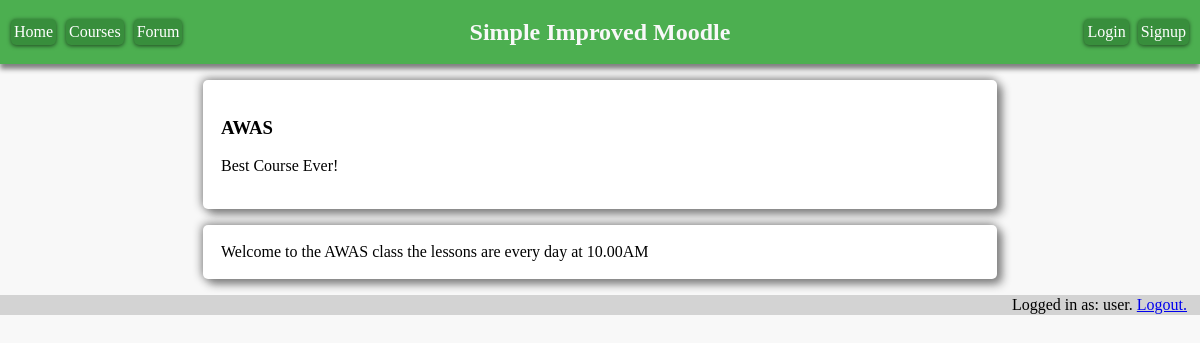
The app's page /course.php?id=1 (signed in) with its own data.
### tables this page shows
CREATE TABLE "Courses"
(
    ID          INTEGER
        primary key,
    name        varchar(255) not null,
    description varchar(255),
    image       varchar(255) default 'images/default-course-image.jpg'
);

CREATE TABLE CourseContent (
    contentID INTEGER PRIMARY KEY,
    courseID INTEGER NOT NULL,
    content varchar(10000),
    visible INTEGER default 1
);

### course.php (the view, shortened to what this page needs)
<!doctype html>
<html lang="en">
<head>
    <link rel="stylesheet" href="style.css">
</head>
<body>
<header>
    <div id="navbar">
        <div id="navleft">
            <a href="index.php" class="btn">Home</a>
            <a class="btn" href="courses.php">Courses</a>
            <?php
            if ($_SESSION["username"] != "Guest"){
                echo '<a class="btn" href="forum.php" style="margin-right: 1%">Forum</a>';
            }
            ?>
        </div>
        <div id="navcentre">
            <h2 class="title">Simple Improved Moodle</h2></div>
        <div id="navright">
            <a class="btn" href="login.html" style="margin-right: 1%">Login</a>
            <a class="btn" href="signup.php">Signup</a>
        </div>
    </div>
</header>
<?php
function showContent(){
    $db = new SQLite3("SecureDB.sqlite", SQLITE3_OPEN_READWRITE);
    $query_result = $db->query("SELECT * FROM Courses WHERE ID=" . $_GET["id"] . ";");
    $row = $query_result->fetchArray();
    echo '
               <div class="card">
                    <div class="content">
                        <h3>' . $row[1] . '</h3>
                        <p>' . $row[2] . '</p>
                    </div>
               </div> ' ;
    $query_result = $db->query("SELECT * FROM CourseContent WHERE courseID=" . $_GET["id"] . ";");
    $row = $query_result->fetchArray();
    while ($row){
        echo '
               <div class="card">
                    <div class="content">
                        ' . $row[2] . '
                    </div>
               </div> ' ;
        $row = $query_result->fetchArray();
    }
}
showContent();
?>
<footer id="footer">
    <div id="loginfo">
        Logged in as: <?php echo $_SESSION["username"]."."; ?>
        <a href="logout.php">Logout.</a>
    </div>
</footer>
</body>
</html>

### style.css (style rules this page uses)
body { margin: 0; background-color: #f8f8f8; }
#navbar { width: 100%; height: 64px; display: flex; justify-content: center; align-items: center; background-color: #4CAF50; box-shadow: 0 5px 5px gray; }
#navcentre { width: 33%; display: flex; justify-content: center; }
#navleft { width: 33%; display: flex; justify-content: left; }
#navright { width: 33%; display: flex; justify-content: right; }
.card { padding: 1px; width: 66%; margin: auto; margin-top: 16px; background-color: white; border-radius: 5px; box-shadow: 5px 5px 10px gray, -1px -1px 10px gray; }
.content { padding: 1px; margin: 16px; }
#footer { padding: 1px; margin-top: 16px; background-color: lightgray; display: flex; justify-content: flex-end; }
#loginfo { margin-right: 1%; }
.btn { text-decoration: none; position: relative; margin: 5px; padding: 4px 3px 4px 3px; overflow: hidden; border-width: 0; outline: none; border-radius: 5px; box-shadow: 0 1px 4px rgba(0, 0, 0, .6); background-color: #388E3C; color: #FFF; transition: background-color .3s; }
.btn:before { content: ""; position: absolute; top: 50%; left: 50%; display: block; width: 0; padding-top: 0; border-radius: 100%; background-color: rgba(236, 240, 241, .3); -webkit-transform: translate(-50%, -50%); -moz-transform: translate(-50%, -50%); -ms-transform: translate(-50%, -50%); -o-transform: translate(-50%, -50%); transform: translate(-50%, -50%); }
.title { color: #f8f8f8; }

### records on screen
courses: name "AWAS", description "Best Course Ever!"
coursecontent: content "Welcome to the AWAS class the lessons are every day at 10.00AM"

### other values on screen
$_SESSION["username"] "user"
